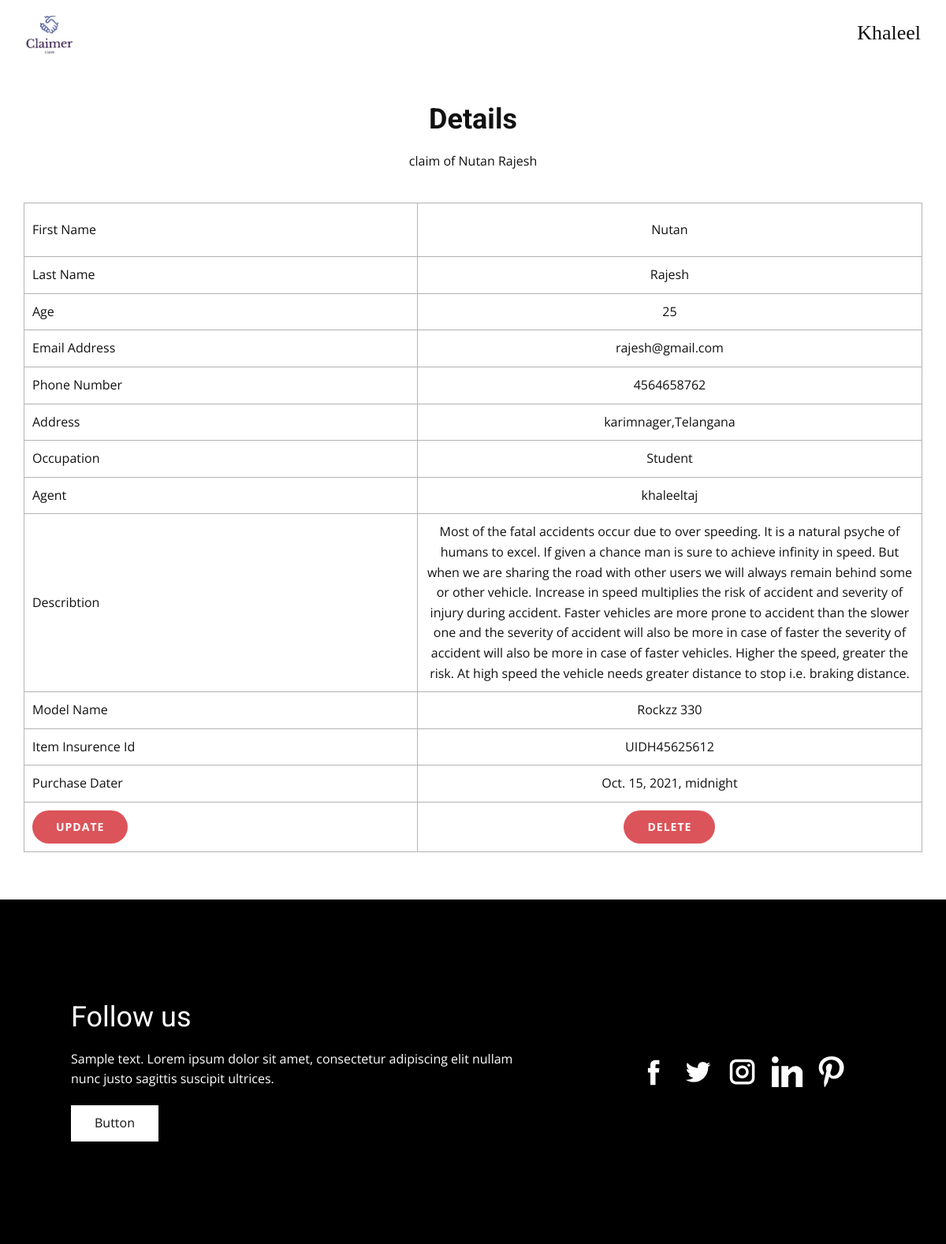
/claims/23/detail/ (signed in), run on the app's committed database.
### claims/models.py (models this page shows)
class User(AbstractUser):
    username = models.CharField(max_length=20, unique=True)
    is_agent = models.BooleanField(default=False)
    email = models.EmailField(unique=True)
    pic = models.ImageField(blank=True, null=True, upload_to='images/')
    socialauth = models.BooleanField(default = True)

class LeadDetails(models.Model):
    user = models.ForeignKey(User,on_delete = models.DO_NOTHING,default = None)
    first_name = models.CharField(max_length=20)
    last_name = models.CharField(max_length=20)
    age = models.IntegerField()
    phone =  PhoneNumberField(null=False,blank=False,default =None)
    email = models.EmailField()
    is_selected = models.BooleanField(default=False)
    is_v = models.BooleanField(default = True)
    address = models.CharField(max_length=150)
    occupation = models.CharField(max_length=20)
    agent = models.ForeignKey(AgentUser, on_delete=models.DO_NOTHING,default = None)
    image = models.ImageField(null=True, blank=True, upload_to="images/")
    describtion = models.CharField(max_length=200)

class AgentUser(models.Model):
    user = models.OneToOneField(
        User, on_delete=models.CASCADE,primary_key = True)
    phone_number = PhoneNumberField(null=False,blank=False,default = None)
    is_available = models.BooleanField(default = False)

class ObjectDetails(models.Model):
    lead = models.ForeignKey(LeadDetails,on_delete = models.CASCADE,default = None)
    item_name = models.CharField(max_length=30)
    UID =models.CharField(max_length=20,unique = True)
    Pdate = models.DateTimeField(default = now)

### claims/views.py (the view, shortened to what this page needs)
# urls.py: path('<int:pk>/detail/',Leadproperties,name = 'detail'),
def Leadproperties(request,pk):
    data = LeadDetails.objects.filter(id = pk).first()
    user = request.user
    if user.is_agent:
        auser = User.objects.filter(username = user).first()
        agent = AgentUser.objects.filter(user = auser).first()
    if data.is_v:
        vech = VechileDetails.objects.filter(lead = data).first()
        context = {
        'data':data,
        'vech':vech,
        'user':user,
        'pk':pk
        }
    else:
        obje = ObjectDetails.objects.filter(lead = data).first()
        context = {
        'data':data,
        'obj':obje,
        'user':user,
        'pk':pk
        }
    return render(request,"Details.html",context)

### templates/Details.html (shortened to what this page needs)
{% load static %}
<!DOCTYPE html>
<html style="font-size: 16px;">
  <head>
     <link rel="stylesheet" href="{% static 'css/nicepage.css' %}" media="screen">
<link rel="stylesheet" href="{% static 'css/Details.css' %}" media="screen">
  </head>
  <body class="u-body"><header class="u-clearfix u-header u-header" id="sec-6773"><div class="u-clearfix u-sheet u-sheet-1">
        <a href="{% url 'landingpage' %}" class="u-image u-logo u-image-1">
           <img src="{% static 'images/logo.jfif' %}" class="u-logo-image u-logo-image-1">
        </a>
        <nav class="u-align-left u-dropdown-icon u-menu u-menu-dropdown u-nav-spacing-25 u-offcanvas u-menu-1" data-responsive-from="XL">
          <div class="menu-collapse">
            {% if user.is_authenticated %}
            <a class="u-button-style u-nav-link" href="#" style="font-size: calc(1em + 10px); color: rgb(17, 17, 17) !important; padding: 14px 18px;">
               {{user.username}}
            </a>
            {% endif %}
          </div>
        </nav>
      </div></header>
    <section class="u-align-center u-clearfix u-section-1" id="sec-d30e">
      <div class="u-clearfix u-sheet u-valign-middle u-sheet-1">
        <h2 class="u-text u-text-default u-text-1">Details</h2>
        <p class="u-text u-text-2">claim of {{data.first_name}} {{data.last_name}}</p>
        <div class="u-expanded-width u-table u-table-responsive u-table-1">
          <table class="u-table-entity u-table-entity-1">
            <colgroup>
              <col width="43.8%">
              <col width="56.2%">
            </colgroup>
            <tbody class="u-align-center u-table-body">
              <tr style="height: 68px;">
                <td class="u-align-left u-border-1 u-border-grey-30 u-first-column u-table-cell">First Name</td>
                <td class="u-border-1 u-border-grey-30 u-table-cell ">{{data.first_name}}</td>
              </tr>
              <tr style="height: 30px;">
                <td class="u-align-left u-border-1 u-border-grey-30 u-first-column u-table-cell">Last Name</td>
                <td class="u-border-1 u-border-grey-30 u-table-cell">{{data.last_name}}
                </td>
              </tr>
              <tr style="height: 30px;">
                <td class="u-align-left u-border-1 u-border-grey-30 u-first-column u-table-cell">Age</td>
                <td class="u-border-1 u-border-grey-30 u-table-cell">{{data.age}}
                </td>
              </tr>
              <tr style="height: 30px;">
                <td class="u-align-left u-border-1 u-border-grey-30 u-first-column u-table-cell">Email Address</td>
                <td class="u-border-1 u-border-grey-30 u-table-cell">{{data.email}}
                </td>
              </tr>
              <tr style="height: 30px;">
                <td class="u-align-left u-border-1 u-border-grey-30 u-first-column u-table-cell">Phone Number</td>
                <td class="u-border-1 u-border-grey-30 u-table-cell">{{data.phone}}
                </td>
              </tr>
              <tr style="height: 30px;">
                <td class="u-align-left u-border-1 u-border-grey-30 u-first-column u-table-cell">Address</td>
                <td class="u-border-1 u-border-grey-30 u-table-cell">{{data.address}}
                </td>
              </tr>
              <tr style="height: 30px;">
                <td class="u-align-left u-border-1 u-border-grey-30 u-first-column u-table-cell">Occupation</td>
                <td class="u-border-1 u-border-grey-30 u-table-cell">{{data.occupation}}
                </td>
              </tr>
              <tr style="height: 30px;">
                <td class="u-align-left u-border-1 u-border-grey-30 u-first-column u-table-cell">Agent</td>
                <td class="u-border-1 u-border-grey-30 u-table-cell">{{data.agent.user}}
                </td>
              </tr>
              <tr style="height: 30px;">
                <td class="u-align-left u-border-1 u-border-grey-30 u-first-column u-table-cell">Describtion</td>
                <td class="u-border-1 u-border-grey-30 u-table-cell">{{data.describtion}}
                </td>
              </tr>
              {% if data.is_v %}
              <tr style="height: 30px;">
                <td class="u-align-left u-border-1 u-border-grey-30 u-first-column u-table-cell">Licence Number</td>
                <td class="u-border-1 u-border-grey-30 u-table-cell">{{vech.license}}
                </td>
              </tr>
              <tr style="height: 30px;">
                <td class="u-align-left u-border-1 u-border-grey-30 u-first-column u-table-cell">Licence Holder</td>
                <td class="u-border-1 u-border-grey-30 u-table-cell">{{vech.licenseuser}}
                </td>
              </tr>
              <tr style="height: 30px;">
                <td class="u-align-left u-border-1 u-border-grey-30 u-first-column u-table-cell">RC Number</td>
                <td class="u-border-1 u-border-grey-30 u-table-cell">{{vech.Rigestration_Number}}
                </td>
              </tr>
              <tr style="height: 30px;">
                <td class="u-align-left u-border-1 u-border-grey-30 u-first-column u-table-cell">Attachments</td>
                <td class="u-border-1 u-border-grey-30 u-table-cell">Licence.pdf
                 <a href="{{vech.licencepic.url}}" download="{{vech.licencepic.url}}" class="font-medium text-indigo-600 hover:text-indigo-500">
                  Download
                </a>
                <br>
                RC.pdf
                <a href="{{vech.Rcpic.url}}" download="{{vech.Rcpic.url}}" class="font-medium text-indigo-600 hover:text-indigo-500">
                  Download
                </a>
                </td>
              </tr>
              {% else %}
              <tr style="height: 30px;">
                <td class="u-align-left u-border-1 u-border-grey-30 u-first-column u-table-cell">Model Name</td>
                <td class="u-border-1 u-border-grey-30 u-table-cell">{{obj.item_name}}
                </td>
              </tr>
              <tr style="height: 30px;">
                <td class="u-align-left u-border-1 u-border-grey-30 u-first-column u-table-cell">Item Insurence Id</td>
                <td class="u-border-1 u-border-grey-30 u-table-cell">{{obj.UID}}
                </td>
              </tr>
              <tr style="height: 30px;">
                <td class="u-align-left u-border-1 u-border-grey-30 u-first-column u-table-cell">Purchase Dater</td>
                <td class="u-border-1 u-border-grey-30 u-table-cell">{{obj.Pdate}}
                </td>
              </tr>
              {% endif %}
             {% if not user.is_agent %}
              <tr style="height: 50px;">
                <td class="u-align-left u-border-1 u-border-grey-30 u-table-cell"><a href="{% url 'claims:update' pk %}" class="u-btn u-btn-round u-button-style u-palette-2-base u-radius-50 u-btn-1" target="_blank">Update</a></td>
                <td class="u-border-1 u-border-grey-30 u-table-cell u-table-cell-14">
                  <a href="{% url 'claims:delete' pk %}" class="u-btn u-btn-round u-button-style u-palette-2-base u-radius-50 u-btn-1" target="_blank">Delete</a>
                </td>
              </tr>
              {% endif %}
            </tbody>
          </table>
        </div>
      </div>
    </section>
    <section class="u-black u-clearfix u-section-2" id="sec-fbbb">
      <div class="u-clearfix u-sheet u-valign-middle u-sheet-1">
        <div class="u-clearfix u-expanded-width u-layout-wrap u-layout-wrap-1">
          <div class="u-layout">
            <div class="u-layout-row">
              <div class="u-align-left u-container-style u-layout-cell u-left-cell u-size-32-md u-size-32-sm u-size-32-xs u-size-36-lg u-size-36-xl u-layout-cell-1">
                <div class="u-container-layout u-valign-middle u-container-layout-1">
                  <h2 class="u-text u-text-default u-text-1">Follow us</h2>
                  <p class="u-text u-text-2">Sample text. Lorem ipsum dolor sit amet, consectetur adipiscing elit nullam nunc justo sagittis suscipit ultrices.</p>
                  <a href="" class="u-btn u-button-style u-white u-btn-1">Button</a>
                </div>
              </div>
              <div class="u-align-left-sm u-align-left-xs u-align-right-lg u-align-right-md u-align-right-xl u-container-style u-layout-cell u-right-cell u-size-24-lg u-size-24-xl u-size-28-md u-size-28-sm u-size-28-xs u-layout-cell-2">
                <div class="u-container-layout u-valign-middle u-container-layout-2">
                  <div class="u-social-icons u-spacing-17 u-social-icons-1">
                    <a class="u-social-url" title="facebook" target="_blank" href="https://facebook.com/name"><span class="u-icon u-social-facebook u-social-icon u-text-white"><svg class="u-svg-link" preserveAspectRatio="xMidYMin slice" viewBox="0 0 112 112" style=""><use xmlns:xlink="http://www.w3.org/1999/xlink" xlink:href="#svg-2e4f"></use></svg></span>
                    </a>
                    <a class="u-social-url" title="twitter" target="_blank" href="https://twitter.com/name"><span class="u-icon u-social-icon u-social-twitter u-text-white"><svg class="u-svg-link" preserveAspectRatio="xMidYMin slice" viewBox="0 0 112 112" style=""><use xmlns:xlink="http://www.w3.org/1999/xlink" xlink:href="#svg-c508"></use></svg></span>
                    </a>
                    <a class="u-social-url" title="instagram" target="_blank" href="https://instagram.com/name"><span class="u-icon u-social-icon u-social-instagram u-text-white"><svg class="u-svg-link" preserveAspectRatio="xMidYMin slice" viewBox="0 0 112 112" style=""><use xmlns:xlink="http://www.w3.org/1999/xlink" xlink:href="#svg-9d85"></use></svg></span>
                    </a>
                    <a class="u-social-url" target="_blank" title="Custom" href=""><span class="u-icon u-social-custom u-social-icon u-text-white u-icon-4"><svg class="u-svg-link" preserveAspectRatio="xMidYMin slice" viewBox="0 0 512 512" style=""><use xmlns:xlink="http://www.w3.org/1999/xlink" xlink:href="#svg-ff0d"></use></svg></span>
                    </a>
                    <a class="u-social-url" target="_blank" title="Custom" href=""><span class="u-icon u-social-custom u-social-icon u-text-white u-icon-5"><svg class="u-svg-link" preserveAspectRatio="xMidYMin slice" viewBox="0 0 511.977 511.977" style=""><use xmlns:xlink="http://www.w3.org/1999/xlink" xlink:href="#svg-a3cb"></use></svg></span>
                    </a>
                  </div>
                </div>
              </div>
            </div>
          </div>
        </div>
      </div>
    </section>
  </body>
</html>

### static/css/Details.css (style rules this page uses)
.u-section-1 .u-sheet-1 { min-height: 585px; }
.u-section-1 .u-text-1 { font-weight: 700; margin: 60px auto 0; }
.u-section-1 .u-text-2 { width: 543px; margin: 20px auto 0; }
.u-section-1 .u-table-1 { margin: 40px auto 60px 0; }
.u-section-1 .u-table-entity-1 { min-height: 100px; }
.u-section-1 .u-table-cell-14 { font-weight: 400; }
.u-section-1 .u-btn-1 { border-style: none; font-size: 0.875rem; text-transform: uppercase; font-weight: 700; background-image: none; letter-spacing: 1px; }
.u-section-2 { background-image: none; }
.u-section-2 .u-sheet-1 { min-height: 369px; }
.u-section-2 .u-layout-wrap-1 { margin: 100px auto 100px 0; }
.u-section-2 .u-layout-cell-1 { min-height: 169px; }
.u-section-2 .u-container-layout-1 { padding: 30px 60px; }
.u-section-2 .u-text-1 { margin: 0 auto 0 0; }
.u-section-2 .u-text-2 { margin: 20px 0 0; }
.u-section-2 .u-btn-1 { background-image: none; border-style: none; margin: 20px 0 0; }
.u-section-2 .u-layout-cell-2 { min-height: 234px; }
.u-section-2 .u-container-layout-2 { padding: 30px 60px; }
.u-section-2 .u-social-icons-1 { height: 39px; min-height: 16px; width: 264px; min-width: 148px; margin: 0 auto; }
.u-section-2 .u-icon-4 { height: 100%; }
.u-section-2 .u-icon-5 { height: 100%; }

### data on the page
User: username "Khaleel"
LeadDetails: first_name "Nutan", last_name "Rajesh", age "25", email "rajesh@gmail.com", phone "4564658762", address "karimnager,Telangana", occupation "Student", agent.user "khaleeltaj", describtion "Most of the fatal accidents occur due to over speeding. It is a natural psyche of humans to excel. If given a chance man is sure to achieve infinity in speed. But when we are sharing the road with other users we will always remain behind some or other vehicle. Increase in speed multiplies the risk of accident and severity of injury during accident. Faster vehicles are more prone to accident than the slower one and the severity of accident will also be more in case of faster the severity of accident will also be more in case of faster vehicles. Higher the speed, greater the risk. At high speed the vehicle needs greater distance to stop i.e. braking distance."
ObjectDetails: item_name "Rockzz 330", UID "UIDH45625612", Pdate "Oct. 15, 2021, midnight"
